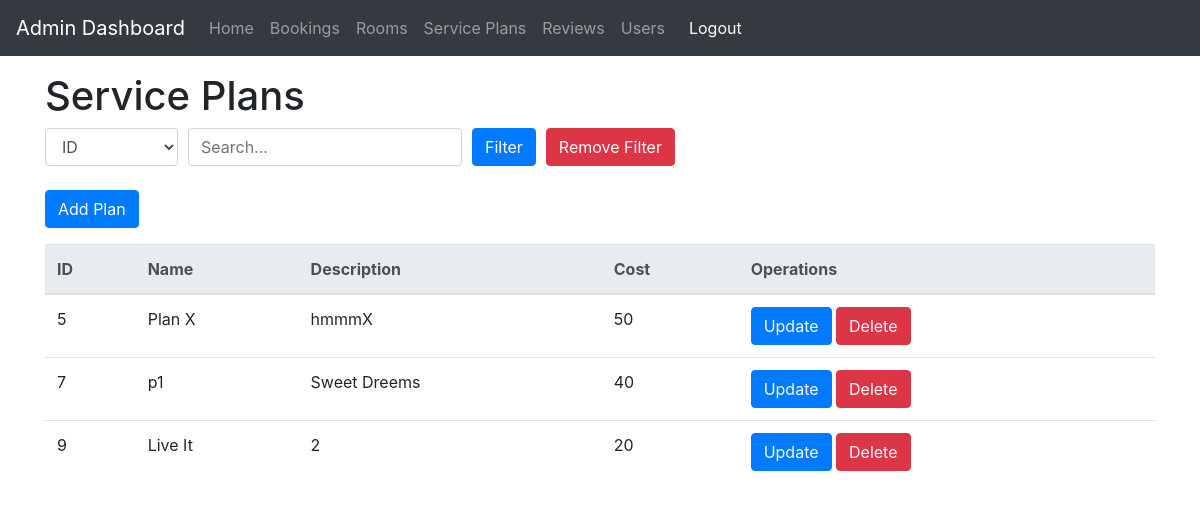
/serviceplan/displayPlan.php, run on the app's committed database.
### tables this page shows
CREATE TABLE `serviceplan` (
  `_id` int(11) NOT NULL,
  `name` varchar(255) DEFAULT NULL,
  `description` text DEFAULT NULL,
  `cost` int(11) DEFAULT NULL
);

### serviceplan/displayPlan.php (the view, shortened to what this page needs)
<?php
include('../admin.php');
?>
<!DOCTYPE html>
<html lang="en">
<head>
    <link rel="stylesheet" href="https://cdn.jsdelivr.net/npm/bootstrap@4.0.0/dist/css/bootstrap.min.css"
>
</head>
<body>
    <div class="container my-3">
        <h1>Service Plans</h1>
        <form method="get" action="">
            <div class="form-row align-items-center my-2">
                <div class="col-auto">
                    <select class="form-control" name="filterHeader">
                        <option value="_id">ID</option>
                    </select>
                </div>
                <div class="col-auto">
                    <input type="text" class="form-control" name="searchValue" placeholder="Search...">
                </div>
                <div class="col-auto">
                    <button type="submit" class="btn btn-primary">Filter</button>
                </div>
                <div class="col-auto">
                    <a href="displayPlan.php" class="btn btn-danger">Remove Filter</a>
                </div>
            </div>
        </form>
        <a href="createPlan.php">
            <button class="btn btn-primary my-3">
                Add Plan
            </button>
        </a>
        <table class="table">
            <thead class="thead-light">
                <tr>
                    <th scope="col">ID</th>
                    <th scope="col">Name</th>
                    <th scope="col">Description</th>
                    <th scope="col">Cost</th>
                    <th scope="col">Operations</th>
                </tr>
            </thead>
            <tbody>
                <?php
                $sql = 'SELECT * FROM serviceplan';
                $result = mysqli_query($con, $sql);
                if ($result) {
                    while ($row = mysqli_fetch_assoc($result)) {
                        $_id = $row["_id"];
                        $name = $row["name"];
                        $description = $row["description"];
                        $cost = $row["cost"];
                        echo '
                        <tr>
                            <td scope="row">' . $_id . '</td>
                            <td scope="row">' . $name . '</td>
                            <td scope="row">' . $description . '</td>
                            <td scope="row">' . $cost . '</td>
                            <td>
                                <button class="btn btn-primary"><a class="text-light" href="updatePlan.php?_id=' . $_id . '">Update</a></button>
                                <button class="btn btn-danger"><a class="text-light" href="deletePlan.php?_id=' . $_id . '">Delete</a></button>
                            </td>
                        </tr>
                        ';
                    }
                }
                ?>
            </tbody>
        </table>
    </div>
</body>
</html>

### data on the page
serviceplan: _id "5", name "Plan X", description "hmmmX", cost "50"
serviceplan: _id "7", name "p1", description "Sweet Dreems", cost "40"
serviceplan: _id "9", name "Live It", description "2", cost "20"
